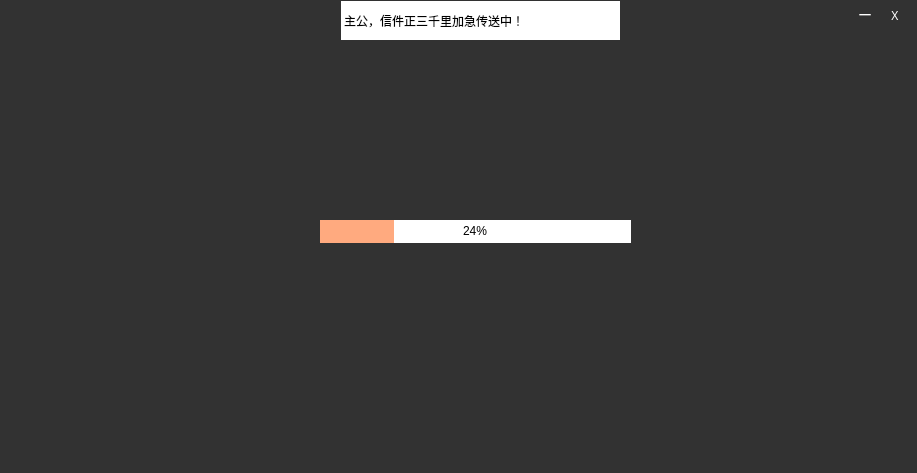
<?xml version="1.0" encoding="UTF-8"?>
<ui version="4.0">
 <class>Dialog</class>
 <widget class="QDialog" name="Dialog">
  <property name="geometry">
   <rect>
    <x>0</x>
    <y>0</y>
    <width>917</width>
    <height>473</height>
   </rect>
  </property>
  <property name="windowTitle">
   <string>收邮件</string>
  </property>
  <property name="windowIcon">
   <iconset>
    <normaloff>logo.png</normaloff>logo.png</iconset>
  </property>
  <property name="styleSheet">
   <string notr="true">border: 1px solid rgb(50, 50, 50);
        background: rgb(50, 50, 50);</string>
  </property>
  <widget class="QLabel" name="gifLabel">
   <property name="geometry">
    <rect>
     <x>50</x>
     <y>660</y>
     <width>91</width>
     <height>61</height>
    </rect>
   </property>
   <property name="text">
    <string/>
   </property>
  </widget>
  <widget class="QProgressBar" name="progressBar">
   <property name="geometry">
    <rect>
     <x>320</x>
     <y>220</y>
     <width>311</width>
     <height>23</height>
    </rect>
   </property>
   <property name="styleSheet">
    <string notr="true">QProgressBar{
        border: none;
        color: black;
        text-align: center;
        
	background-color: rgb(255, 255, 255);
}
QProgressBar::chunk {
        border: none;
       
	
	background-color: rgb(255, 170, 127);
}</string>
   </property>
   <property name="value">
    <number>24</number>
   </property>
  </widget>
  <widget class="QLabel" name="txtLabel">
   <property name="geometry">
    <rect>
     <x>220</x>
     <y>670</y>
     <width>241</width>
     <height>21</height>
    </rect>
   </property>
   <property name="text">
    <string>&lt;p align=left style=&quot;font-family:Microsoft YaHei;font:15px;color:#4C8BF5&quot;&gt;正在收取邮件...&lt;/p&gt;</string>
   </property>
  </widget>
  <widget class="QWidget" name="widget" native="true">
   <property name="geometry">
    <rect>
     <x>370</x>
     <y>630</y>
     <width>551</width>
     <height>41</height>
    </rect>
   </property>
  </widget>
  <widget class="QWidget" name="widget_2" native="true">
   <property name="geometry">
    <rect>
     <x>140</x>
     <y>690</y>
     <width>501</width>
     <height>30</height>
    </rect>
   </property>
   <property name="styleSheet">
    <string notr="true">background: rgb(68, 69, 73);</string>
   </property>
   <widget class="QLabel" name="iconlabel">
    <property name="geometry">
     <rect>
      <x>0</x>
      <y>0</y>
      <width>30</width>
      <height>30</height>
     </rect>
    </property>
    <property name="pixmap">
     <pixmap>logo.png</pixmap>
    </property>
    <property name="scaledContents">
     <bool>true</bool>
    </property>
   </widget>
  </widget>
  <widget class="QLabel" name="labelmin">
   <property name="geometry">
    <rect>
     <x>850</x>
     <y>0</y>
     <width>30</width>
     <height>30</height>
    </rect>
   </property>
   <property name="font">
    <font>
     <family>微软雅黑</family>
    </font>
   </property>
   <property name="styleSheet">
    <string notr="true">QLabel{
   color:white;
	border:0px;
}
QLabel:hover{
   background-color:rgb(255,255,255,50%);
}</string>
   </property>
   <property name="text">
    <string>一</string>
   </property>
   <property name="alignment">
    <set>Qt::AlignCenter</set>
   </property>
  </widget>
  <widget class="QLabel" name="labelclose">
   <property name="geometry">
    <rect>
     <x>880</x>
     <y>0</y>
     <width>30</width>
     <height>30</height>
    </rect>
   </property>
   <property name="font">
    <font>
     <family>微软雅黑</family>
    </font>
   </property>
   <property name="styleSheet">
    <string notr="true">QLabel{
   color:white;
   border:0px;
}
QLabel:hover{

   background-color:red;

}</string>
   </property>
   <property name="text">
    <string>X</string>
   </property>
   <property name="alignment">
    <set>Qt::AlignCenter</set>
   </property>
  </widget>
  <widget class="QLabel" name="userLabel">
   <property name="geometry">
    <rect>
     <x>500</x>
     <y>650</y>
     <width>381</width>
     <height>31</height>
    </rect>
   </property>
   <property name="text">
    <string/>
   </property>
  </widget>
  <widget class="QLabel" name="label">
   <property name="geometry">
    <rect>
     <x>0</x>
     <y>0</y>
     <width>921</width>
     <height>481</height>
    </rect>
   </property>
   <property name="text">
    <string/>
   </property>
   <property name="pixmap">
    <pixmap>../images/DN`U$2@VC1YB6]~X{$I6EV7.png</pixmap>
   </property>
  </widget>
  <widget class="QLabel" name="label_2">
   <property name="geometry">
    <rect>
     <x>340</x>
     <y>0</y>
     <width>281</width>
     <height>41</height>
    </rect>
   </property>
   <property name="styleSheet">
    <string notr="true">color: rgb(0, 0, 0);
background-color: rgb(255, 255, 255);</string>
   </property>
   <property name="text">
    <string>主公，信件正三千里加急传送中！</string>
   </property>
  </widget>
  <zorder>label</zorder>
  <zorder>gifLabel</zorder>
  <zorder>progressBar</zorder>
  <zorder>txtLabel</zorder>
  <zorder>widget</zorder>
  <zorder>widget_2</zorder>
  <zorder>labelmin</zorder>
  <zorder>labelclose</zorder>
  <zorder>userLabel</zorder>
  <zorder>label_2</zorder>
 </widget>
 <resources/>
 <connections/>
</ui>
